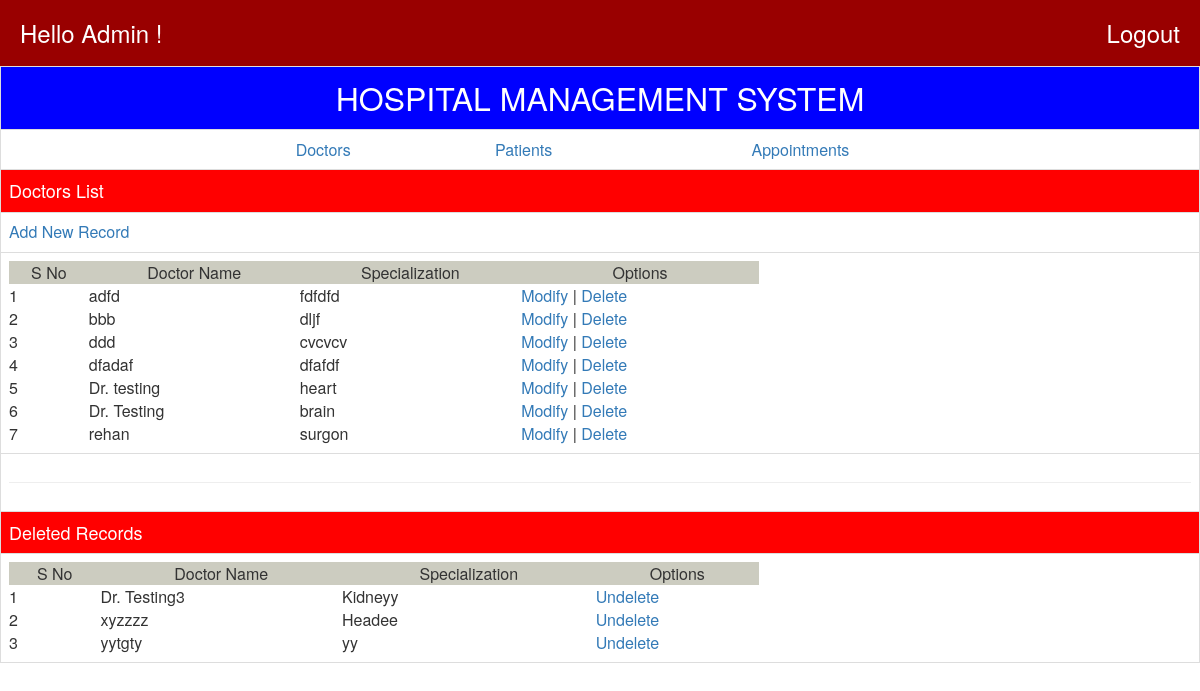
/DLIST.php, run on the app's committed database.
### tables this page shows
CREATE TABLE IF NOT EXISTS `doct` (
  `dno` int(11) NOT NULL,
  `dname` varchar(30) NOT NULL,
  `dspec` varchar(30) NOT NULL,
  `dshow` varchar(1) NOT NULL DEFAULT 'Y'
);

### DLIST.php (the view, shortened to what this page needs)
<?php require('connection.php');?>
<html>
 <head>
 <link rel="stylesheet" href="css/bootstrap.css"/>
 </head>
 <body>
<table class="table table-bordered">
<tr bgcolor=blue><td align=center><font SIZE=6 color=white>HOSPITAL
MANAGEMENT SYSTEM</font></td></tr>
<tr><td><table align=center width=750 cellspacing=0 cellpadding=5>
<tr><td align=center><a href=dlist.php>Doctors</td><td align=center><a
href=plist.php>Patients</td><td align=center><a
href=alist.php>Appointments</td>
</table></td></tr>
<tr bgcolor=red><td ><font size=4 color=white>Doctors
List</font></td></tr>
<tr><td><a href=dadd.php>Add New Record</a></td></tr>
<tr><td><table width=750 cellspacing=0 cellpadding=5>
<tr bgcolor=#ccccc><td align=center>S No</td><td align=center>Doctor
Name</td><td align=center>Specialization</td><td
align=center>Options</td></tr>
<?php
$rs1=mysql_query("SELECT * from doct where dshow='Y' order by
dname;");
$sno=1;
while( $row=mysql_fetch_array($rs1)) {
 echo "<tr><td>$sno</td><td>$row[1]</td><td>$row[2]</td><td><a
href=dmod.php?rno=".$row[0].">Modify</a> | <a
href=ddel.php?rno=".$row[0].">Delete</a></td></tr>";
 $sno++;
}
?>
</table></td></tr>
<tr><td align=center><hr></td></tr>
<tr bgcolor=red><td><font size=4 color=white>Deleted
Records</font></td></tr>
<tr><td><table width=750 cellspacing=0 cellpadding=5>
<tr bgcolor=#ccccc><td align=center>S No</td><td align=center>Doctor
Name</td><td align=center>Specialization</td><td
align=center>Options</td></tr>
<?php
$rs2=mysql_query("SELECT * from doct where dshow='N' order by
dname;");
$sno=1;
while( $row=mysql_fetch_array($rs2)) {
 echo "<tr><td>$sno</td><td>$row[1]</td><td>$row[2]</td><td><a
href=dundel.php?rno=".$row[0].">Undelete</a></td></tr>";
 $sno++;
}
?>
</table></td></tr>
</table>
</body>
</html>

### data on the page
doct: dname "adfd", dspec "fdfdfd"
doct: dname "bbb", dspec "dljf"
doct: dname "ddd", dspec "cvcvcv"
doct: dname "dfadaf", dspec "dfafdf"
doct: dname "Dr. testing", dspec "heart"
doct: dname "Dr. Testing", dspec "brain"
doct: dname "rehan", dspec "surgon"
doct: dname "Dr. Testing3", dspec "Kidneyy"
doct: dname "xyzzzz", dspec "Headee"
doct: dname "yytgty", dspec "yy"
